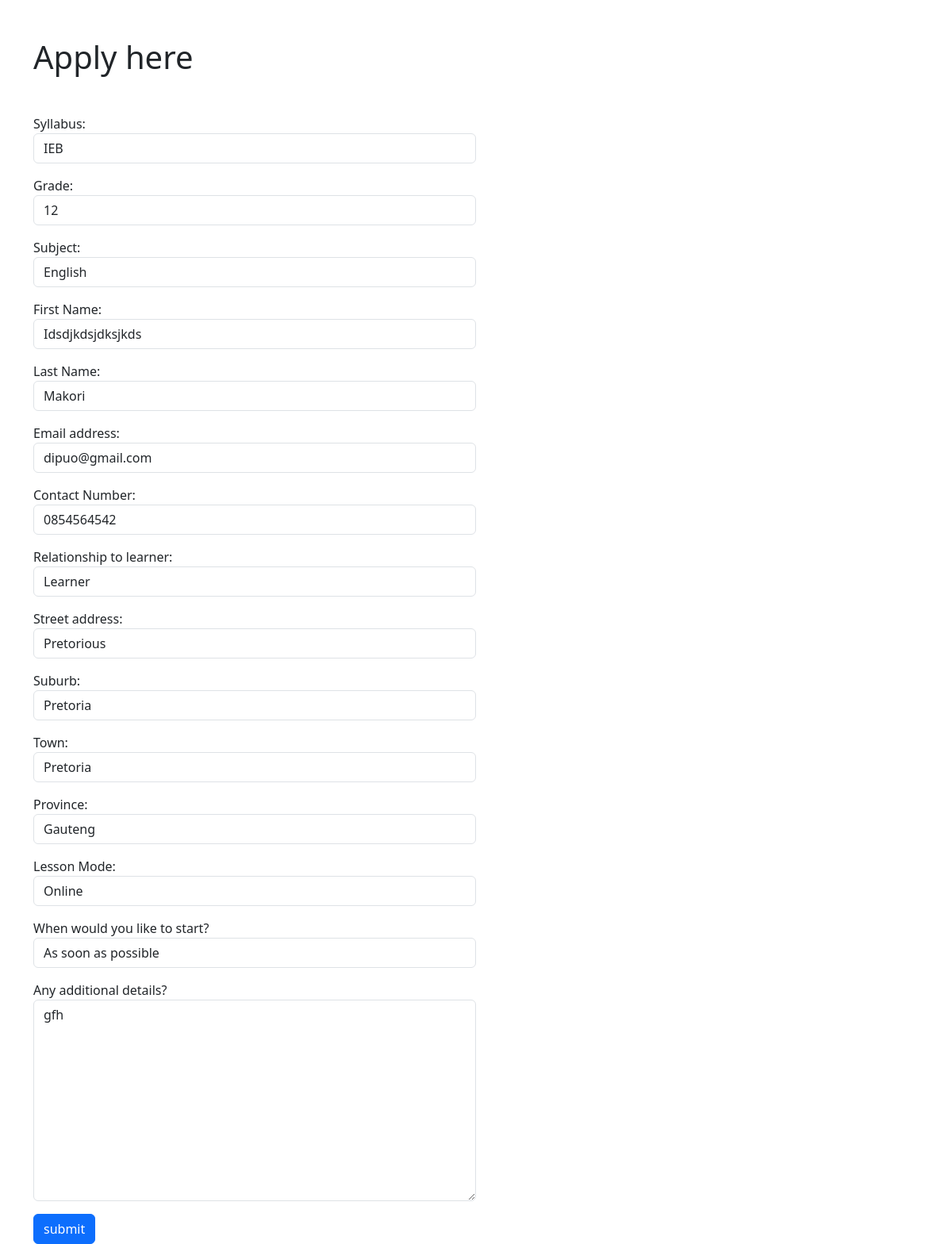
The page /available_jobs/1/ on the database its author committed.
### greatmindzapp/models.py (models this page shows, shortened)
class GetTutor(models.Model):
    syllabus = models.ForeignKey(Syllabus, on_delete=models.CASCADE)
    grade = models.ForeignKey(Grade, on_delete=models.CASCADE)
    subject = models.ForeignKey(Subject, on_delete=models.CASCADE)
    first_name = models.CharField(max_length=50)
    last_name = models.CharField(max_length=50)
    email = models.EmailField(max_length=50)
    mobile = models.CharField(max_length=12)
    relationship = models.ForeignKey(Relationship, on_delete = models.CASCADE)
    street_address = models.CharField(max_length=100)
    suburb = models.CharField(max_length=100, blank=True)
    town = models.CharField(max_length=100, blank = True)
    province = models.ForeignKey(Province, on_delete=models.CASCADE, null=True)
    lesson_mode = models.ForeignKey(LessonMode, on_delete=models.CASCADE)
    start = models.ForeignKey(LessonStart, on_delete=models.CASCADE)
    additional_details= models.TextField(max_length=500)
    created_at = models.DateTimeField(auto_now_add=True, editable=False)
    pay_rate = models.CharField(max_length=7)
    job_number = models.CharField(max_length=5, unique=True, null=True)
    jobstatus = models.ForeignKey(JobStatus, on_delete=models.CASCADE, null=True)
    applicant = models.ForeignKey(Tutor, on_delete=models.CASCADE, null=True)

class Relationship(models.Model):
    relationship = models.CharField(max_length=20)
    def __str__(self):
        return self.relationship

### greatmindzapp/views.py (the view)
# urls.py: path('available_jobs/<int:pk>/', views.apply_job, name='apply_job'),
def apply_job(request, pk):
    applications = []
    if request.method == 'POST':
        job = GetTutor.objects.get(id = pk)
        form = GetTutorForm(request.POST, instance = job)
        if form.is_valid():
            instance = form.save(commit=False)
            instance.applicant = request.user
            instance.save()
            number = applications.append(instance)
            return render(request, 'apply_job.html', {'applications':number})
    else:
        job = GetTutor.objects.get(id = pk)
        form = GetTutorForm(instance = job)
        return render(request, "apply_job.html", {'job':job, 'form':form})

### greatmindzapp/models.py (called while the page is built)
    def __str__(self):
       return self.subject_tutored

    def __str__(self):
       return self.learner_grade

    def __str__(self):
       return self.lesson_mode

    def __str__(self):
       return self.learner_syllabus

    def __str__(self):
       return self.lesson_start

    def __str__(self):
        return self.province

### greatmindzapp/templates/apply_job.html (shortened to what this page needs)
<!DOCTYPE html>
<html lang="en">
    <head>
        <link href="https://cdn.jsdelivr.net/npm/bootstrap@5.3.2/dist/css/bootstrap.min.css" rel="stylesheet" >
        <link rel="stylesheet" href="https://cdnjs.cloudflare.com/ajax/libs/font-awesome/6.4.2/css/all.min.css"
 />
    </head>
    <body>
<div class="container">
    <h1 class="mt-5 mb-5">Apply here</h1>
    <form method="POST" action="" style="width:50%">
        {{form.as_p}}
        <input type="submit" class="btn btn-primary" value="submit">
    </form>
</div>

### rows shown on the page
GetTutor: syllabus "IEB", grade "12", subject "English", first_name "Idsdjkdsjdksjkds", last_name "Makori", email "dipuo@gmail.com", mobile "0854564542", street_address "Pretorious", suburb "Pretoria", town "Pretoria", province "Gauteng", lesson_mode "Online", start "As soon as possible", additional_details "gfh"
Relationship: relationship "Learner"
